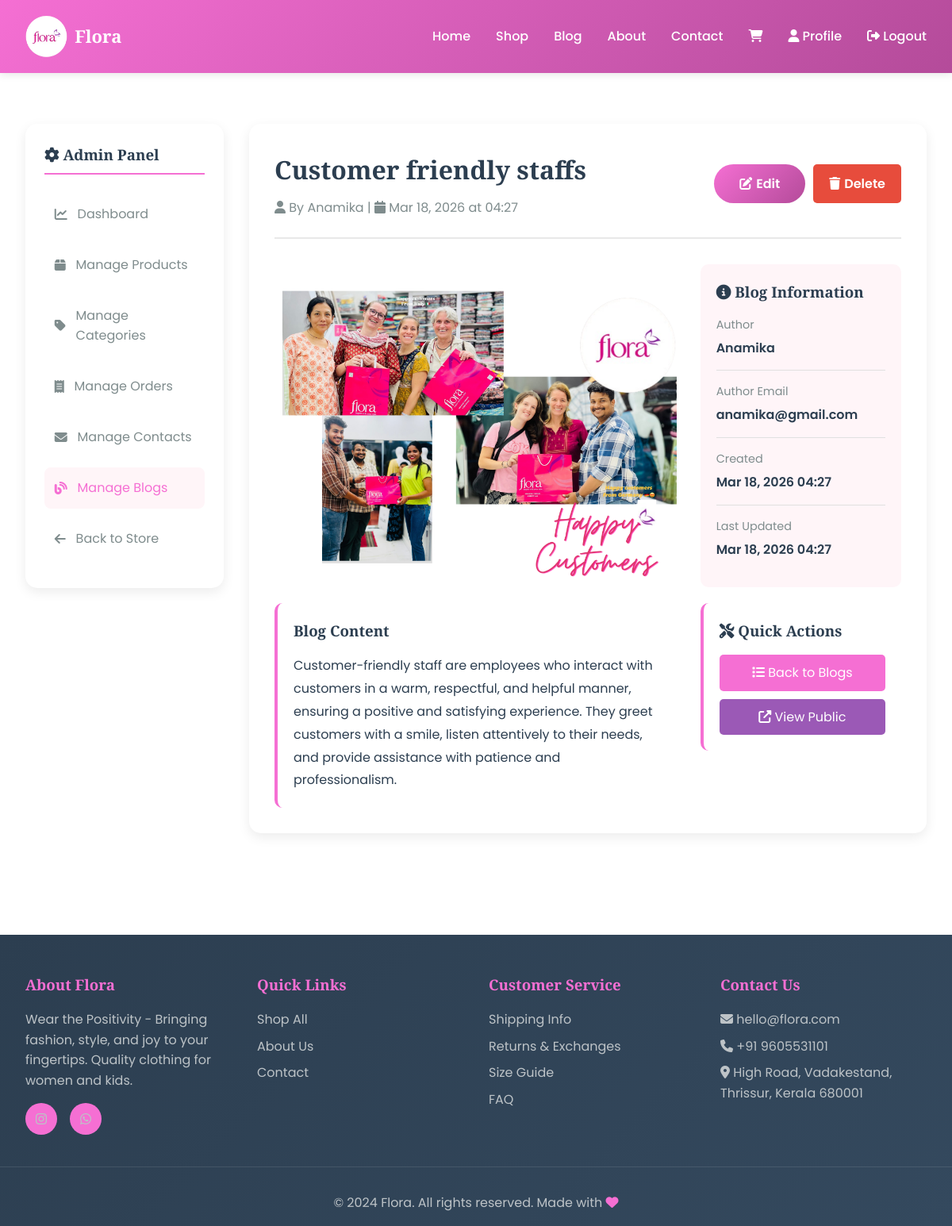
/dashboard/blogs/2/ (signed in), run on the app's committed database.
### shop/models.py (models this page shows, shortened)
class Blog(models.Model):
    author = models.ForeignKey(User, related_name='blogs', on_delete=models.CASCADE)
    title = models.CharField(max_length=300)
    description = models.TextField()
    image = models.ImageField(upload_to='blogs/', blank=True, null=True)
    created_at = models.DateTimeField(auto_now_add=True)
    updated_at = models.DateTimeField(auto_now=True)
    class Meta:
        ordering = ['-created_at']

### shop/views.py (the view)
# urls.py: path('dashboard/blogs/<int:id>/', views.admin_blog_detail, name='admin_blog_detail'),
def admin_blog_detail(request, id):
    if not request.user.is_staff:
        messages.error(request, 'You do not have permission to access this page.')
        return redirect('shop:home')
    from .models import Blog
    blog = get_object_or_404(Blog, id=id)
    context = {
        'blog': blog,
    }
    return render(request, 'shop/admin/blog_detail.html', context)

### cart/cart.py (called while the page is built)
    def __len__(self):
        return sum(item['quantity'] for item in self.cart.values())

### cart/context_processors.py (called while the page is built)
def cart(request):
    return {'cart': Cart(request)}

### templates/shop/admin/blog_detail.html (shortened to what this page needs)
{% extends "shop/admin/dashboard.html" %}
{% block content %}
<div class="container">
    <div class="admin-container">
        <aside class="admin-sidebar">
            <h3><i class="fas fa-cog"></i> Admin Panel</h3>
            <ul class="admin-menu">
                <li><a href="{% url 'shop:admin_dashboard' %}"><i class="fas fa-chart-line"></i> Dashboard</a></li>
                <li><a href="{% url 'shop:admin_products' %}"><i class="fas fa-box"></i> Manage Products</a></li>
                <li><a href="{% url 'shop:admin_categories' %}"><i class="fas fa-tag"></i> Manage Categories</a></li>
                <li><a href="{% url 'shop:admin_orders' %}"><i class="fas fa-receipt"></i> Manage Orders</a></li>
                <li><a href="{% url 'shop:admin_contacts' %}"><i class="fas fa-envelope"></i> Manage Contacts</a></li>
                <li><a href="{% url 'shop:admin_blogs' %}" class="active"><i class="fas fa-blog"></i> Manage Blogs</a></li>
                <li><a href="{% url 'shop:home' %}"><i class="fas fa-arrow-left"></i> Back to Store</a></li>
            </ul>
        </aside>
        <div class="admin-content">
            <div class="dashboard-header">
                <div>
                    <h1>{{ blog.title }}</h1>
                    <p style="color: var(--text-light); margin: 10px 0 0 0;">
                        <i class="fas fa-user"></i> By {{ blog.author.get_full_name|default:blog.author.username }}
                        | <i class="fas fa-calendar"></i> {{ blog.created_at|date:"M d, Y \a\t H:i" }}
                    </p>
                </div>
                <div style="display: flex; gap: 10px;">
                    <a href="{% url 'shop:admin_blog_edit' blog.id %}" class="btn btn-primary" style="display: inline-flex; align-items: center; gap: 5px;">
                        <i class="fas fa-edit"></i> Edit
                    </a>
                    <a href="{% url 'shop:admin_blog_delete' blog.id %}" class="btn" style="display: inline-flex; align-items: center; gap: 5px; background-color: #E74C3C; color: white; padding: 10px 20px; border-radius: 5px; text-decoration: none;">
                        <i class="fas fa-trash"></i> Delete
                    </a>
                </div>
            </div>
            <div style="display: grid; grid-template-columns: 2fr 1fr; gap: 30px;">
                <div>
                    {% if blog.image %}
                        <img src="{{ blog.image.url }}" alt="{{ blog.title }}" style="width: 100%; height: 400px; object-fit: cover; border-radius: 10px; margin-bottom: 20px;">
                    {% endif %}
                    <div style="background: white; padding: 20px; border-radius: 10px; border-left: 4px solid var(--primary-color);">
                        <h3 style="color: var(--text-dark); margin-bottom: 15px;">Blog Content</h3>
                        <p style="color: var(--text-dark); line-height: 1.8; white-space: pre-wrap;">{{ blog.description }}</p>
                    </div>
                </div>
                <div>
                    <div style="background: var(--bg-light); padding: 20px; border-radius: 10px; margin-bottom: 20px;">
                        <h3 style="color: var(--text-dark); margin-bottom: 15px;">
                            <i class="fas fa-info-circle"></i> Blog Information
                        </h3>
                        <div style="margin-bottom: 15px; padding-bottom: 15px; border-bottom: 1px solid #E0E0E0;">
                            <p style="color: var(--text-light); font-size: 0.9rem; margin-bottom: 5px;">Author</p>
                            <p style="color: var(--text-dark); font-weight: 600;">{{ blog.author.get_full_name|default:blog.author.username }}</p>
                        </div>
                        <div style="margin-bottom: 15px; padding-bottom: 15px; border-bottom: 1px solid #E0E0E0;">
                            <p style="color: var(--text-light); font-size: 0.9rem; margin-bottom: 5px;">Author Email</p>
                            <p style="color: var(--text-dark); font-weight: 600;">{{ blog.author.email }}</p>
                        </div>
                        <div style="margin-bottom: 15px; padding-bottom: 15px; border-bottom: 1px solid #E0E0E0;">
                            <p style="color: var(--text-light); font-size: 0.9rem; margin-bottom: 5px;">Created</p>
                            <p style="color: var(--text-dark); font-weight: 600;">{{ blog.created_at|date:"M d, Y H:i" }}</p>
                        </div>
                        <div style="margin-bottom: 15px;">
                            <p style="color: var(--text-light); font-size: 0.9rem; margin-bottom: 5px;">Last Updated</p>
                            <p style="color: var(--text-dark); font-weight: 600;">{{ blog.updated_at|date:"M d, Y H:i" }}</p>
                        </div>
                    </div>
                    <div style="background: white; padding: 20px; border-radius: 10px; border-left: 4px solid var(--primary-color);">
                        <h3 style="color: var(--text-dark); margin-bottom: 15px;">
                            <i class="fas fa-tools"></i> Quick Actions
                        </h3>
                        <a href="{% url 'shop:admin_blogs' %}" style="display: block; padding: 10px; margin-bottom: 10px; background: var(--primary-color); color: white; text-decoration: none; border-radius: 5px; text-align: center; transition: background 0.2s;" onmouseover="this.style.background='var(--secondary-color)';" onmouseout="this.style.background='var(--primary-color)';">
                            <i class="fas fa-list"></i> Back to Blogs
                        </a>
                        <a href="{% url 'shop:blog_detail' blog.id %}" style="display: block; padding: 10px; background: #9B59B6; color: white; text-decoration: none; border-radius: 5px; text-align: center; transition: background 0.2s;" onmouseover="this.style.background='#8E44AD';" onmouseout="this.style.background='#9B59B6';" target="_blank">
                            <i class="fas fa-external-link-alt"></i> View Public
                        </a>
                    </div>
                </div>
            </div>
        </div>
    </div>
</div>
{% endblock %}

### templates/base.html (style rules this page uses)
* { margin: 0; padding: 0; box-sizing: border-box; }
:root { --primary-color: #f56fd3; --secondary-color: #b44b9a; --accent-color: #FFA07A; --purple-accent: #9B59B6; --text-dark: #2C3E50; --text-light: #7F8C8D; --bg-light: #FFF5F8; --white: #FFFFFF; --success: #27AE60; --warning: #F39C12; }
body { font-family: 'Poppins', sans-serif; line-height: 1.6; color: var(--text-dark); background-color: var(--white); }
h1, h2, h3, h4, h5, h6 { font-family: 'Playfair Display', serif; font-weight: 600; }
.container { max-width: 1200px; margin: 0 auto; padding: 2rem; }
.btn { padding: 0.75rem 2rem; border: none; border-radius: 50px; font-weight: 600; cursor: pointer; transition: all 0.3s ease; text-decoration: none; display: inline-block; text-align: center; }
.btn-primary { background: linear-gradient(135deg, var(--primary-color), var(--secondary-color)); color: var(--white); }

### templates/shop/admin/dashboard.html (style rules this page uses)
.admin-container { display: grid; grid-template-columns: 250px 1fr; gap: 2rem; margin: 2rem 0; }
.admin-sidebar { background: white; padding: 1.5rem; border-radius: 15px; box-shadow: 0 5px 15px rgba(0,0,0,0.08); height: fit-content; position: sticky; top: 100px; }
.admin-sidebar h3 { margin-bottom: 1.5rem; color: var(--text-dark); border-bottom: 2px solid var(--primary-color); padding-bottom: 0.5rem; }
.admin-menu { list-style: none; }
.admin-menu li { margin-bottom: 0.8rem; }
.admin-menu a { color: var(--text-light); text-decoration: none; display: flex; align-items: center; gap: 0.8rem; padding: 0.8rem; border-radius: 8px; transition: all 0.3s ease; }
.admin-menu a:hover, .admin-menu a.active { background: var(--bg-light); color: var(--primary-color); }
.admin-content { background: white; padding: 2rem; border-radius: 15px; box-shadow: 0 5px 15px rgba(0,0,0,0.08); }
.dashboard-header { display: flex; justify-content: space-between; align-items: center; margin-bottom: 2rem; padding-bottom: 1.5rem; border-bottom: 2px solid #E8E8E8; }
.dashboard-header h1 { font-size: 2rem; color: var(--text-dark); }

### data on the page
Blog: title "Customer friendly staffs", author.get_full_name "Anamika", created_at "Mar 18, 2026 at 04:27", image (picture), description "Customer-friendly staff are employees who interact with customers in a warm, respectful, and helpful manner, ensuring a positive and satisfying experience. They greet customers with a smile, listen attentively to their needs, and provide assistance with patience and professionalism.", author.email "anamika@gmail.com", created_at "Mar 18, 2026 04:27", updated_at "Mar 18, 2026 04:27"
